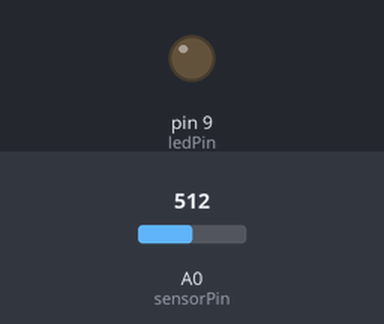
The sketch below on a simulated Arduino Uno, built with avr-gcc and run on an emulated ATmega328P. On the bench: output pins drawn as LEDs (lit = HIGH). Dashed ring = blinking. The inputs (shaded band) are chosen by the test bench; at power-on: A0 (sensorPin) = 512.

Above: at 1.3 s.
1.4 s: A0 (sensorPin) set to 0
At 2.5 s:
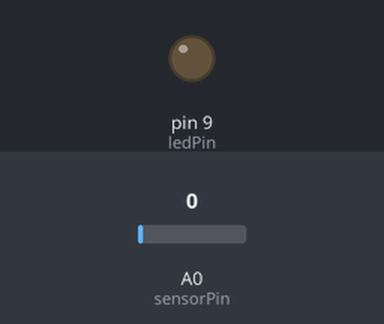
2.9 s: A0 (sensorPin) set to 122
At 3.2 s:
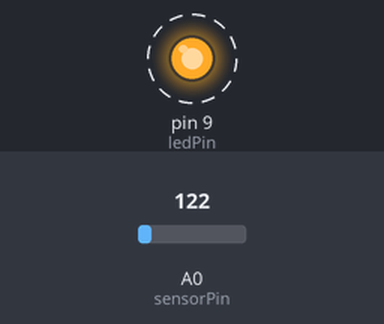
Timing chart, 0 to 11.9 s (numbered marks = the images above; inputs shaded):
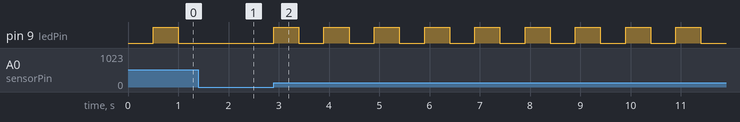

The sketch:

force_sensor_lab.ino
```cpp
int ledPin = 9;    // output to LED. Use any PWM-enabled pin (marked ~)
int sensorPin = A0;   // voltage input. Use any ADC pin (starts with A)
int sensorValue = 0;  // stores value from ADC
bool sensorOn= true;
int threshold = 0;

void setup()
{
   Serial.begin(115200);    // Opens serial port, Baud Rate 115200 bps
   pinMode(ledPin, OUTPUT);
}

void loop()
{
   int sensorValue = analogRead (sensorPin);   // reads the sensor

                                                // returns 0-1023
   int minValue = 0;     // sensor value you consider to be minimum
   int maxValue = 1023;    // sensor value you consider to be maximum

   int constrainedValue = constrain(sensorValue, minValue, maxValue);

    if (constrainedValue > threshold){
        if (sensorOn){
          analogWrite(ledPin, 0);
        }else{
          analogWrite(ledPin, 255);
        }
        sensorOn = !sensorOn;
        delay(500);
    }
}
```

Measured:
- after the input at 1.4 s, pin 9 (ledPin): stays LOW (without the input it goes to HIGH after 0.10 s)
- after the input at 2.9 s, pin 9 (ledPin): alternates HIGH for 0.50 s and LOW for 0.50 s, starting at once
